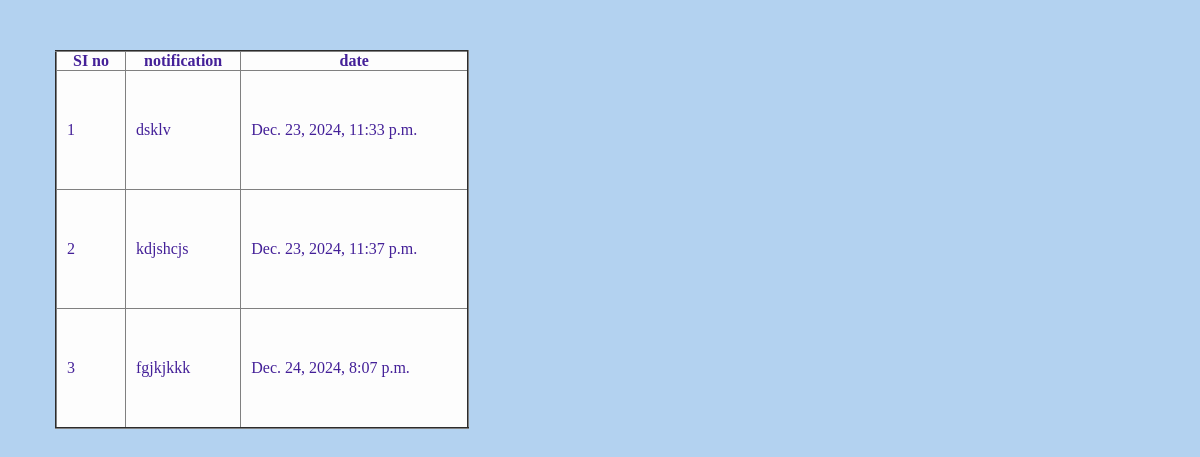
The app's page /notification, older data.
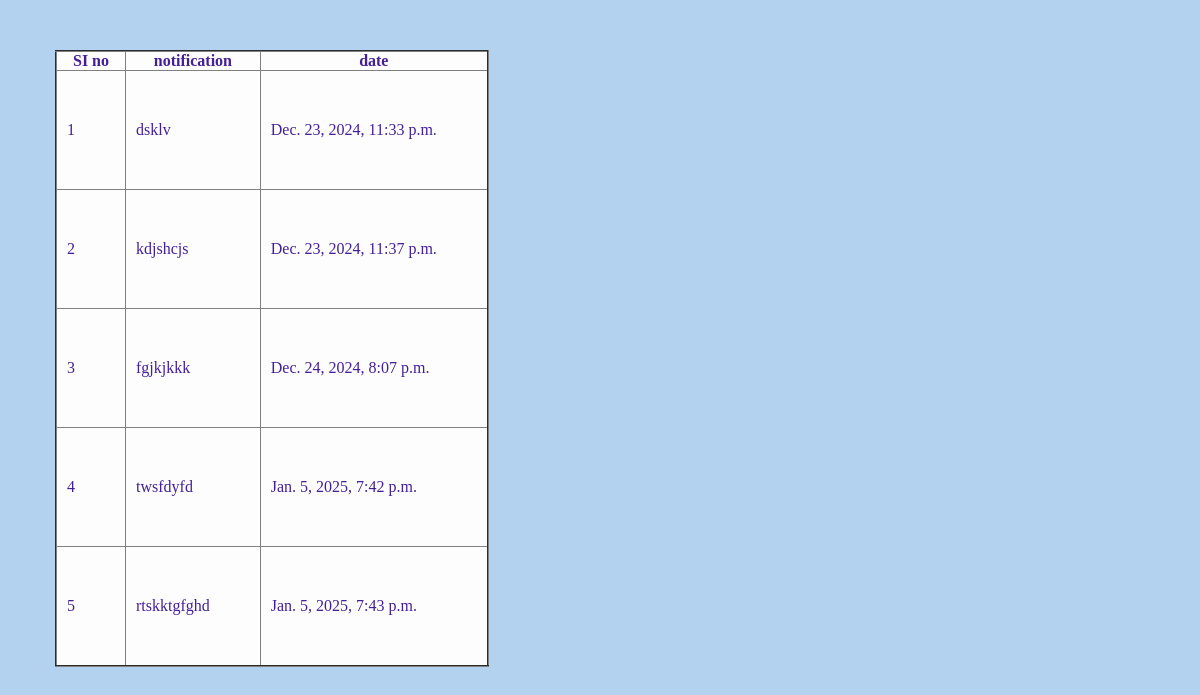
The same page, newer data.
### administrator/models.py (models this page shows)
class notificationTable(models.Model):
     post=models.CharField(max_length=200,null=True,blank=True)
     date = models.DateTimeField(auto_now_add=True)

### administrator/views.py (the view)
# urls.py: path("notification", notificationpage.as_view(), name="notification"),
class notificationpage(View):
    def get(self,request):
        c= notificationTable.objects.all()
        return render(request,"faculty/notification.html", {'a':c})

### templates/faculty/notification.html (shortened to what this page needs)
<!DOCTYPE html>
<html lang="en">
<head>
    <title>Document</title> <link rel="stylesheet" href="style.css">
</head>
<body class=" bo">
    <table border="2" class="dot" >
        <tr>
        <th>SI no</th>
        <th>notification</th>
        <th>date</th>
    </tr>
    {% for i in a %}
    <tr>
        <td>{{forloop.counter}}</td>
        <td>{{i.post}}</td>
        <td>{{i.date}}</td>
    </tr>
    {%endfor%}
    </table>
</body>
</html>

Row changes from the older to the newer data that the page shows:
added notificationTable: post "twsfdyfd", date "Jan. 5, 2025, 7:42 p.m."
added notificationTable: post "rtskktgfghd", date "Jan. 5, 2025, 7:43 p.m."
